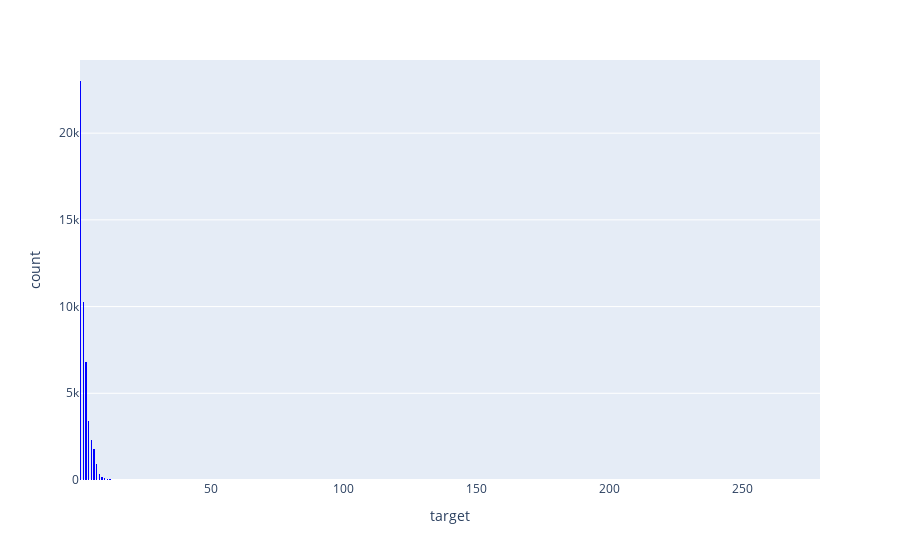

Notebook code cell kept with this figure:
### Code cell
histogram(counts, metric='target',bins=1000)

### Figure 1 — Plotly figure (JSON) as saved in the notebook; plotly's stock layout.template omitted (floating-point values rounded to 4 significant figures; data arrays with more than 128 entries replaced by an {"elided": "..."} marker saying what was removed)
{"data": [{"alignmentgroup": "True", "bingroup": "x", "hovertemplate": "target=%{x}<br>count=%{y}<extra></extra>", "legendgroup": "", "marker": {"color": "blue"}, "name": "", "nbinsx": 1000, "offsetgroup": "", "orientation": "v", "showlegend": false, "type": "histogram", "x": {"elided": "49249 int values"}, "xaxis": "x", "yaxis": "y"}], "layout": {"barmode": "relative", "legend": {"tracegroupgap": 0}, "margin": {"t": 60}, "xaxis": {"anchor": "y", "domain": [0, 1], "title": {"text": "target"}}, "yaxis": {"anchor": "x", "domain": [0, 1], "title": {"text": "count"}}}}
